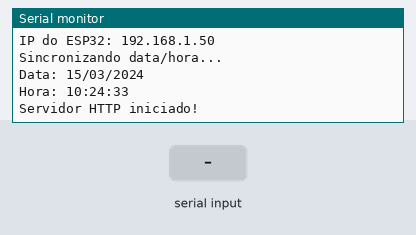
The sketch below on a simulated ESP32. Parts: the last lines printed to the serial monitor. The inputs (shaded band) are chosen by the test bench. WiFi joins after 1.5 s; servers stay silent unless stated; the local clock reads 2024-03-15 10:24:30 at power-on unless the sketch sets it.

Above: at 4.7 s.
4.8 s: "90,45\n" received over the second serial link
At 6.0 s:
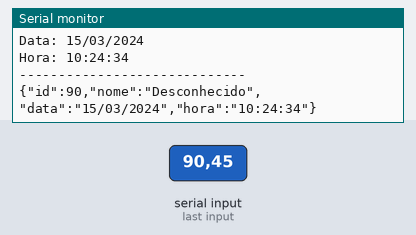
6.3 s: "27\n" received over the second serial link
At 7.3 s:
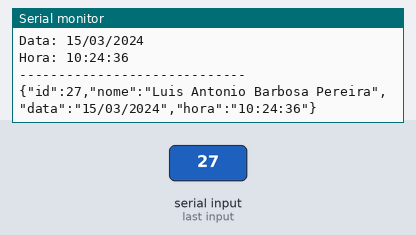
7.8 s: "28\n" received over the second serial link
At 8.4 s:
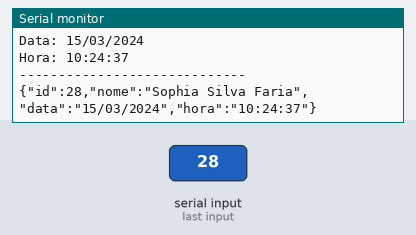
9.3 s: "11\n" received over the second serial link
At 10.5 s:
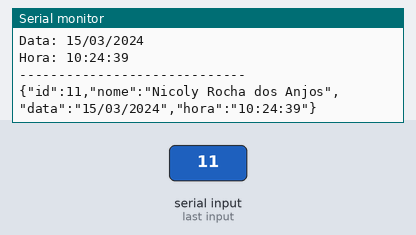
10.8 s: "9\n" received over the second serial link
At 11.9 s:
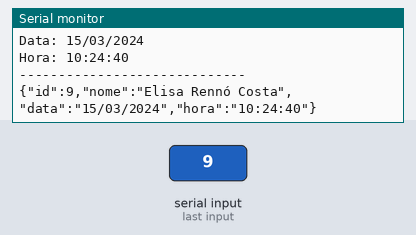
Timing chart, 0 to 13.3 s (numbered marks = the images above; inputs shaded):
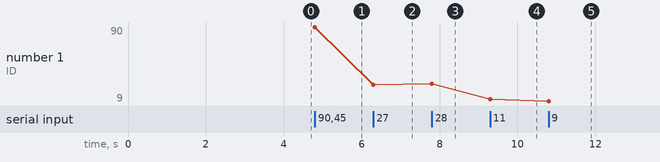

The sketch:

Test2.ino
```cpp
#include <WiFi.h>
#include <WebServer.h>
#include <ArduinoJson.h>
#include <time.h>

// =====================================================
// CONFIGURAÇÃO DO WI-FI
// =====================================================

const char* ssid = "moto g(10)_9303";
const char* password = "2711Luis";

// =====================================================
// CONFIGURAÇÃO DE DATA E HORA
// =====================================================

// Fuso horário de Brasília (UTC-3)
const long GMT_OFFSET_SEC = -3 * 3600;

// Horário de verão
const int DAYLIGHT_OFFSET_SEC = 0;

// Servidor NTP
const char* ntpServer = "pool.ntp.org";

// =====================================================
// SERVIDOR WEB
// =====================================================

WebServer server(80);

// =====================================================
// VARIÁVEIS
// =====================================================

int idPessoa = -1;
String nomePessoa = "Desconhecido";

String dataAtual = "";
String horaAtual = "";

// Indica se existe uma nova informação recebida do Arduino
bool dadosNovos = false;

// =====================================================
// CONFIGURAÇÃO CORS
// =====================================================

void adicionarCORS() {

  server.sendHeader(
    "Access-Control-Allow-Origin",
    "*"
  );

  server.sendHeader(
    "Access-Control-Allow-Methods",
    "GET, POST, OPTIONS"
  );

  server.sendHeader(
    "Access-Control-Allow-Headers",
    "Content-Type"
  );
}

// =====================================================
// FUNÇÃO PARA IDENTIFICAR A PESSOA
// =====================================================

String identificarPessoa(int id) {

  switch (id) {

    case 27:
      return "Luis Antonio Barbosa Pereira";

    case 28:
      return "Sophia Silva Faria";

    case 11:
      return "Nicoly Rocha dos Anjos";

    case 9:
      return "Elisa Rennó Costa";

    default:
      return "Desconhecido";
  }
}

// =====================================================
// ATUALIZAR DATA E HORA
// =====================================================

void atualizarDataHora() {

  struct tm timeinfo;

  if (!getLocalTime(&timeinfo)) {

    Serial.println("Erro ao obter data/hora");

    return;
  }

  char data[11];
  char hora[9];

  strftime(data, sizeof(data), "%d/%m/%Y", &timeinfo);
  strftime(hora, sizeof(hora), "%H:%M:%S", &timeinfo);

  dataAtual = String(data);
  horaAtual = String(hora);
}

// =====================================================
// GERAR JSON
// =====================================================

String gerarJSON() {

  atualizarDataHora();

  JsonDocument doc;

  doc["id"] = idPessoa;
  doc["nome"] = nomePessoa;
  doc["data"] = dataAtual;
  doc["hora"] = horaAtual;

  String json;

  serializeJson(doc, json);

  return json;
}

// =====================================================
// ROTA HTTP /DADOS
// =====================================================

void enviarDados() {

  // Adiciona os cabeçalhos CORS
  adicionarCORS();

  // ---------------------------------------------------
  // NÃO EXISTEM DADOS NOVOS
  // ---------------------------------------------------

  if (!dadosNovos) {

    server.send(204);

    return;
  }

  // ---------------------------------------------------
  // EXISTEM DADOS NOVOS
  // ---------------------------------------------------

  String json = gerarJSON();

  // Depois de enviar, marca como já enviado
  dadosNovos = false;

  server.send(
    200,
    "application/json",
    json
  );
}

// =====================================================
// CONFIGURAÇÃO
// =====================================================

void setup() {

  Serial.begin(115200);

  // ---------------------------------------------------
  // SERIAL ENTRE ESP32 E ARDUINO
  // ---------------------------------------------------
  // RX2 = GPIO16
  // TX2 = GPIO17
  // ---------------------------------------------------

  Serial2.begin(
    9600,
    SERIAL_8N1,
    16,
    17
  );

  // ---------------------------------------------------
  // WIFI
  // ---------------------------------------------------

  Serial.println();
  Serial.println("Conectando ao Wi-Fi...");

  WiFi.begin(
    ssid,
    password
  );

  while (WiFi.status() != WL_CONNECTED) {

    delay(500);

    Serial.print(".");
  }

  Serial.println();
  Serial.println("Wi-Fi conectado!");

  Serial.print("IP do ESP32: ");
  Serial.println(WiFi.localIP());

  // ---------------------------------------------------
  // NTP
  // ---------------------------------------------------

  configTime(
    GMT_OFFSET_SEC,
    DAYLIGHT_OFFSET_SEC,
    ntpServer
  );

  Serial.println("Sincronizando data/hora...");

  delay(2000);

  atualizarDataHora();

  Serial.print("Data: ");
  Serial.println(dataAtual);

  Serial.print("Hora: ");
  Serial.println(horaAtual);

  // ---------------------------------------------------
  // SERVIDOR HTTP
  // ---------------------------------------------------

  server.on(
    "/dados",
    enviarDados
  );

  // Responde a requisições OPTIONS do navegador
  server.on(
    "/dados",
    HTTP_OPTIONS,
    []() {
      adicionarCORS();
      server.send(204);
    }
  );

  server.begin();

  Serial.println("Servidor HTTP iniciado!");
}

// =====================================================
// RECEBER ID DO ARDUINO
// =====================================================

void receberArduino() {

  if (Serial2.available()) {

    String mensagem = Serial2.readStringUntil('\n');

    mensagem.trim();

    if (mensagem.length() > 0) {

      int id = mensagem.toInt();

      idPessoa = id;

      nomePessoa = identificarPessoa(id);

      // Indica que existe uma nova informação
      dadosNovos = true;

      Serial.println("-----------------------------");
      Serial.println("Dados recebidos do Arduino");

      Serial.print("ID: ");
      Serial.println(idPessoa);

      Serial.print("Nome: ");
      Serial.println(nomePessoa);

      atualizarDataHora();

      Serial.print("Data: ");
      Serial.println(dataAtual);

      Serial.print("Hora: ");
      Serial.println(horaAtual);

      Serial.println("-----------------------------");

      // Mostra o JSON
      Serial.println(gerarJSON());
    }
  }
}

// =====================================================
// LOOP
// =====================================================

void loop() {

  // Verifica se recebeu algo do Arduino
  receberArduino();

  // Processa requisições HTTP
  server.handleClient();
}
```

Measured:
- after the input at 4.8 s, the serial monitor: prints a new line at once (image 1)
- after the input at 6.3 s, the serial monitor: prints a new line at once (image 2)
- after the input at 7.8 s, the serial monitor: prints a new line at once (image 3)
- after the input at 9.3 s, the serial monitor: prints a new line at once (image 4)
- after the input at 10.8 s, the serial monitor: prints a new line at once (image 5)
- plotted number 1: 90 → 27 after the input at 6.3 s, 27 → 28 after the input at 7.8 s, 28 → 11 after the input at 9.3 s, 11 → 9 after the input at 10.8 s
